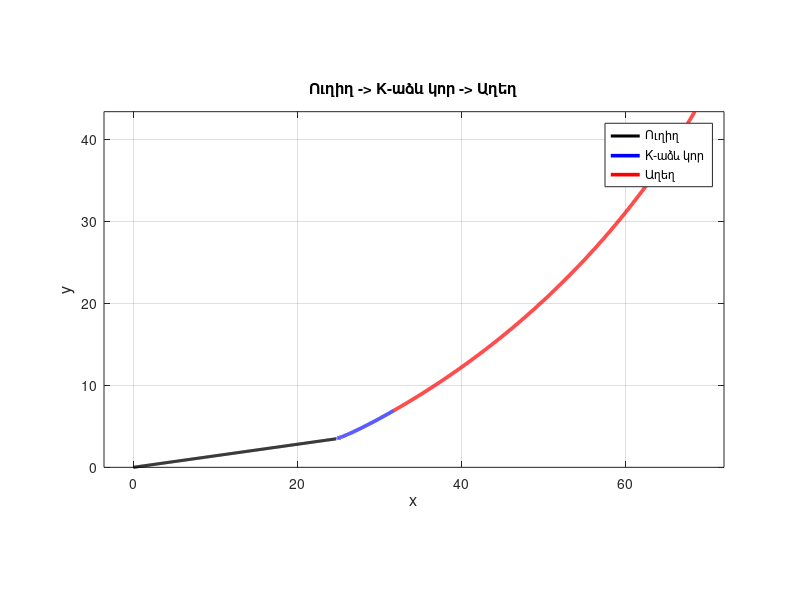

This chart was generated by the following MATLAB code:

k  = 0.2;
R0 = 100;
L  = 400;

Ls = 25;
phi = 30*pi/180;       
alpha0 = 8*pi/180;     

p = (1-k)/k;


f = @(beta) (L./(k.*beta)) .* (sin(beta)).^p - R0;


Nscan = 6000;
a_scan = 1e-4;
b_scan = pi/2 - 1e-4;

beta_scan = a_scan + (0:Nscan-1)*(b_scan-a_scan)/(Nscan-1);

f_scan = f(beta_scan);

idx = 0;
for i = 1:length(f_scan)-1
    if f_scan(i)*f_scan(i+1) < 0
        idx = i;
        break;
    end
end

if idx == 0
    error('beta0-ի իրական լուծում չգտնվեց');
end


a = beta_scan(idx);
b = beta_scan(idx+1);

fa = f(a);
fb = f(b);

if fa*fb > 0
    error('Կիսման մեթոդի համար ճիշտ միջակայք չի գտնվել');
end

tol = 1e-12;
maxIter = 1000;

for iter = 1:maxIter
    c = (a + b)/2;
    fc = f(c);

    if fa*fc < 0
        b = c;
        fb = fc;
    else
        a = c;
        fa = fc;
    end

    if abs(b - a) < tol
        break;
    end
end

beta0 = (a + b)/2;
A0 = L/(k*beta0);


Nk = 4000;
beta = 0 + (0:Nk-1)*(beta0-0)/(Nk-1);   

Fx = cos(beta) .* (sin(beta)).^p;
Fy = sin(beta) .* (sin(beta)).^p;

xK_local = zeros(1, Nk);
yK_local = zeros(1, Nk);

for i = 2:Nk
    db = beta(i) - beta(i-1);

    xK_local(i) = xK_local(i-1) + 0.5*db*(Fx(i-1) + Fx(i));
    yK_local(i) = yK_local(i-1) + 0.5*db*(Fy(i-1) + Fy(i));
end

xK_local = A0 * xK_local;
yK_local = A0 * yK_local;

Ns = 300;
s = 0 + (0:Ns-1)*(Ls-0)/(Ns-1);   

xS = s*cos(alpha0);
yS = s*sin(alpha0);

x1 = xS(end);
y1 = yS(end);

xK = zeros(1, Nk);
yK = zeros(1, Nk);

for i = 1:Nk
    xK(i) = x1 + xK_local(i)*cos(alpha0) - yK_local(i)*sin(alpha0);
    yK(i) = y1 + xK_local(i)*sin(alpha0) + yK_local(i)*cos(alpha0);
end


x2 = xK(end);
y2 = yK(end);

alpha1 = alpha0 + beta0;

xc = x2 - R0*sin(alpha1);
yc = y2 + R0*cos(alpha1);

theta_start = atan2(y2 - yc, x2 - xc);

Nc = 1200;
theta = theta_start + (0:Nc-1)*(phi)/(Nc-1);  

xC = xc + R0*cos(theta);
yC = yc + R0*sin(theta);

figure('Color','w','Position',[100 100 1100 600]);
hold on; grid on; box on; axis equal;

plot(xS, yS, 'k', 'LineWidth', 2.2);
plot(xK, yK, 'b', 'LineWidth', 2.6);
plot(xC, yC, 'r', 'LineWidth', 2.6);

xlabel('x', 'FontSize', 12);
ylabel('y', 'FontSize', 12);
title('Ուղիղ -> K-աձև կոր -> Աղեղ');
legend('Ուղիղ', 'K-աձև կոր', 'Աղեղ', 'Location', 'best');


disp(['beta0 = ', num2str(beta0)]);
disp(['A0    = ', num2str(A0)]);
disp(['alpha1 (deg) = ', num2str(alpha1*180/pi)]);
disp(['Arc center = (', num2str(xc), ', ', num2str(yc), ')']);
